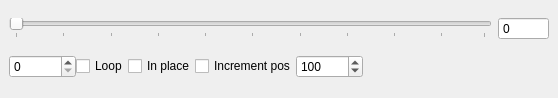
<?xml version="1.0" encoding="UTF-8"?>
<ui version="4.0">
 <class>CAnimationDialog</class>
 <widget class="QDockWidget" name="CAnimationDialog">
  <property name="geometry">
   <rect>
    <x>0</x>
    <y>0</y>
    <width>519</width>
    <height>98</height>
   </rect>
  </property>
  <property name="sizePolicy">
   <sizepolicy hsizetype="Fixed" vsizetype="Preferred">
    <horstretch>0</horstretch>
    <verstretch>0</verstretch>
   </sizepolicy>
  </property>
  <property name="minimumSize">
   <size>
    <width>519</width>
    <height>98</height>
   </size>
  </property>
  <property name="maximumSize">
   <size>
    <width>524287</width>
    <height>524287</height>
   </size>
  </property>
  <property name="floating">
   <bool>false</bool>
  </property>
  <property name="features">
   <set>QDockWidget::AllDockWidgetFeatures</set>
  </property>
  <property name="allowedAreas">
   <set>Qt::AllDockWidgetAreas</set>
  </property>
  <property name="windowTitle">
   <string>Animation </string>
  </property>
  <widget class="QWidget" name="dockWidgetContents">
   <layout class="QGridLayout" name="gridLayout">
    <item row="0" column="0" colspan="7">
     <layout class="QHBoxLayout" name="horizontalLayout_3">
      <item>
       <widget class="QSlider" name="horizontalSlider">
        <property name="maximum">
         <number>99</number>
        </property>
        <property name="pageStep">
         <number>10</number>
        </property>
        <property name="orientation">
         <enum>Qt::Horizontal</enum>
        </property>
        <property name="invertedAppearance">
         <bool>false</bool>
        </property>
        <property name="invertedControls">
         <bool>false</bool>
        </property>
        <property name="tickPosition">
         <enum>QSlider::TicksBelow</enum>
        </property>
        <property name="tickInterval">
         <number>10</number>
        </property>
       </widget>
      </item>
      <item>
       <widget class="QSpinBox" name="currentSpinBox">
        <property name="readOnly">
         <bool>true</bool>
        </property>
        <property name="buttonSymbols">
         <enum>QAbstractSpinBox::NoButtons</enum>
        </property>
        <property name="maximum">
         <number>999999</number>
        </property>
       </widget>
      </item>
     </layout>
    </item>
    <item row="1" column="0">
     <layout class="QHBoxLayout" name="horizontalLayout_2">
      <property name="spacing">
       <number>0</number>
      </property>
      <property name="sizeConstraint">
       <enum>QLayout::SetMaximumSize</enum>
      </property>
      <property name="leftMargin">
       <number>0</number>
      </property>
      <item>
       <widget class="QSpinBox" name="startSpinBox">
        <property name="buttonSymbols">
         <enum>QAbstractSpinBox::UpDownArrows</enum>
        </property>
        <property name="keyboardTracking">
         <bool>false</bool>
        </property>
        <property name="maximum">
         <number>999999</number>
        </property>
       </widget>
      </item>
      <item>
       <widget class="QCheckBox" name="loopCheckBox">
        <property name="text">
         <string>Loop</string>
        </property>
       </widget>
      </item>
      <item>
       <widget class="QCheckBox" name="inPlaceCheckBox">
        <property name="enabled">
         <bool>true</bool>
        </property>
        <property name="text">
         <string>In place</string>
        </property>
       </widget>
      </item>
      <item>
       <widget class="QCheckBox" name="incPosCheckBox">
        <property name="enabled">
         <bool>true</bool>
        </property>
        <property name="text">
         <string>Increment pos</string>
        </property>
       </widget>
      </item>
      <item>
       <widget class="QSpinBox" name="endSpinBox">
        <property name="keyboardTracking">
         <bool>false</bool>
        </property>
        <property name="maximum">
         <number>999999</number>
        </property>
        <property name="value">
         <number>100</number>
        </property>
       </widget>
      </item>
     </layout>
    </item>
    <item row="1" column="1">
     <widget class="QToolButton" name="startPushButton">
      <property name="minimumSize">
       <size>
        <width>25</width>
        <height>25</height>
       </size>
      </property>
      <property name="maximumSize">
       <size>
        <width>25</width>
        <height>25</height>
       </size>
      </property>
      <property name="text">
       <string/>
      </property>
      <property name="icon">
       <iconset resource="object_viewer_qt.qrc">
        <normaloff>:/images/skip-backward.png</normaloff>:/images/skip-backward.png</iconset>
      </property>
      <property name="iconSize">
       <size>
        <width>28</width>
        <height>28</height>
       </size>
      </property>
      <property name="autoRaise">
       <bool>true</bool>
      </property>
     </widget>
    </item>
    <item row="1" column="2">
     <widget class="QToolButton" name="backwardPushButton">
      <property name="minimumSize">
       <size>
        <width>25</width>
        <height>25</height>
       </size>
      </property>
      <property name="maximumSize">
       <size>
        <width>25</width>
        <height>25</height>
       </size>
      </property>
      <property name="text">
       <string/>
      </property>
      <property name="icon">
       <iconset resource="object_viewer_qt.qrc">
        <normaloff>:/images/seek-backward.png</normaloff>:/images/seek-backward.png</iconset>
      </property>
      <property name="iconSize">
       <size>
        <width>28</width>
        <height>28</height>
       </size>
      </property>
      <property name="autoRaise">
       <bool>true</bool>
      </property>
     </widget>
    </item>
    <item row="1" column="3">
     <widget class="QToolButton" name="playPushButton">
      <property name="minimumSize">
       <size>
        <width>25</width>
        <height>25</height>
       </size>
      </property>
      <property name="maximumSize">
       <size>
        <width>25</width>
        <height>25</height>
       </size>
      </property>
      <property name="text">
       <string/>
      </property>
      <property name="icon">
       <iconset resource="object_viewer_qt.qrc">
        <normaloff>:/images/play.png</normaloff>
        <normalon>:/images/pause.png</normalon>:/images/play.png</iconset>
      </property>
      <property name="iconSize">
       <size>
        <width>28</width>
        <height>28</height>
       </size>
      </property>
      <property name="checkable">
       <bool>true</bool>
      </property>
      <property name="autoRaise">
       <bool>true</bool>
      </property>
     </widget>
    </item>
    <item row="1" column="4">
     <widget class="QToolButton" name="stopPushButton">
      <property name="minimumSize">
       <size>
        <width>25</width>
        <height>25</height>
       </size>
      </property>
      <property name="maximumSize">
       <size>
        <width>25</width>
        <height>25</height>
       </size>
      </property>
      <property name="text">
       <string/>
      </property>
      <property name="icon">
       <iconset resource="object_viewer_qt.qrc">
        <normaloff>:/images/stop.png</normaloff>:/images/stop.png</iconset>
      </property>
      <property name="iconSize">
       <size>
        <width>28</width>
        <height>28</height>
       </size>
      </property>
      <property name="checkable">
       <bool>false</bool>
      </property>
      <property name="autoRaise">
       <bool>true</bool>
      </property>
     </widget>
    </item>
    <item row="1" column="5">
     <widget class="QToolButton" name="forwardPushButton">
      <property name="minimumSize">
       <size>
        <width>25</width>
        <height>25</height>
       </size>
      </property>
      <property name="maximumSize">
       <size>
        <width>25</width>
        <height>25</height>
       </size>
      </property>
      <property name="text">
       <string/>
      </property>
      <property name="icon">
       <iconset resource="object_viewer_qt.qrc">
        <normaloff>:/images/seek-forward.png</normaloff>:/images/seek-forward.png</iconset>
      </property>
      <property name="iconSize">
       <size>
        <width>28</width>
        <height>28</height>
       </size>
      </property>
      <property name="autoRaise">
       <bool>true</bool>
      </property>
     </widget>
    </item>
    <item row="1" column="6">
     <widget class="QToolButton" name="endPushButton">
      <property name="minimumSize">
       <size>
        <width>25</width>
        <height>25</height>
       </size>
      </property>
      <property name="maximumSize">
       <size>
        <width>25</width>
        <height>25</height>
       </size>
      </property>
      <property name="text">
       <string/>
      </property>
      <property name="icon">
       <iconset resource="object_viewer_qt.qrc">
        <normaloff>:/images/skip-forward.png</normaloff>:/images/skip-forward.png</iconset>
      </property>
      <property name="iconSize">
       <size>
        <width>28</width>
        <height>28</height>
       </size>
      </property>
      <property name="autoRaise">
       <bool>true</bool>
      </property>
     </widget>
    </item>
   </layout>
  </widget>
 </widget>
 <resources>
  <include location="object_viewer_qt.qrc"/>
 </resources>
 <connections>
  <connection>
   <sender>currentSpinBox</sender>
   <signal>valueChanged(int)</signal>
   <receiver>horizontalSlider</receiver>
   <slot>setValue(int)</slot>
   <hints>
    <hint type="sourcelabel">
     <x>151</x>
     <y>55</y>
    </hint>
    <hint type="destinationlabel">
     <x>163</x>
     <y>77</y>
    </hint>
   </hints>
  </connection>
  <connection>
   <sender>horizontalSlider</sender>
   <signal>valueChanged(int)</signal>
   <receiver>currentSpinBox</receiver>
   <slot>setValue(int)</slot>
   <hints>
    <hint type="sourcelabel">
     <x>224</x>
     <y>85</y>
    </hint>
    <hint type="destinationlabel">
     <x>141</x>
     <y>55</y>
    </hint>
   </hints>
  </connection>
 </connections>
</ui>
